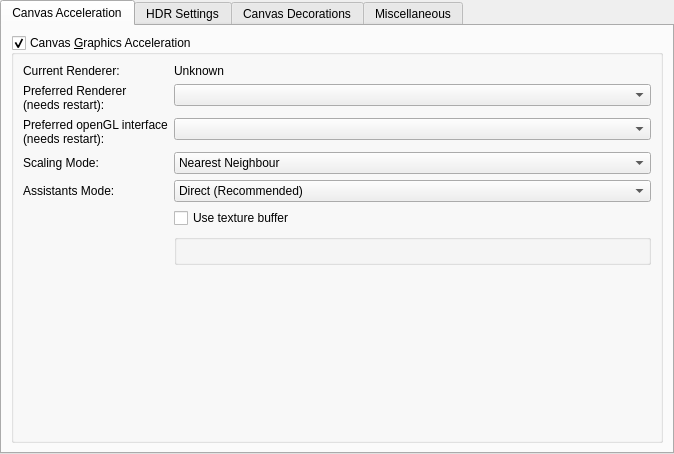
<?xml version="1.0" encoding="UTF-8"?>
<ui version="4.0">
 <author>
    SPDX-FileCopyrightText: none
    SPDX-License-Identifier: GPL-3.0-or-later
  </author>
 <class>WdgDisplaySettings</class>
 <widget class="QWidget" name="WdgDisplaySettings">
  <property name="geometry">
   <rect>
    <x>0</x>
    <y>0</y>
    <width>674</width>
    <height>454</height>
   </rect>
  </property>
  <property name="sizePolicy">
   <sizepolicy hsizetype="MinimumExpanding" vsizetype="MinimumExpanding">
    <horstretch>0</horstretch>
    <verstretch>0</verstretch>
   </sizepolicy>
  </property>
  <property name="windowTitle">
   <string>Display</string>
  </property>
  <layout class="QVBoxLayout" name="verticalLayout">
   <property name="leftMargin">
    <number>0</number>
   </property>
   <property name="topMargin">
    <number>0</number>
   </property>
   <property name="rightMargin">
    <number>0</number>
   </property>
   <property name="bottomMargin">
    <number>0</number>
   </property>
   <item>
    <widget class="QTabWidget" name="tabWidget">
     <property name="currentIndex">
      <number>0</number>
     </property>
     <widget class="QWidget" name="CanvasAcceleration">
      <attribute name="title">
       <string>Canvas Acceleration</string>
      </attribute>
      <layout class="QGridLayout" name="gridLayout">
       <item row="0" column="0">
        <widget class="QGroupBox" name="grpOpenGL">
         <property name="sizePolicy">
          <sizepolicy hsizetype="Preferred" vsizetype="Preferred">
           <horstretch>0</horstretch>
           <verstretch>0</verstretch>
          </sizepolicy>
         </property>
         <property name="title">
          <string>Canvas &amp;Graphics Acceleration</string>
         </property>
         <property name="checkable">
          <bool>true</bool>
         </property>
         <layout class="QFormLayout" name="formLayout_4">
          <item row="0" column="0">
           <widget class="QLabel" name="label_6">
            <property name="text">
             <string>Current Renderer:</string>
            </property>
            <property name="wordWrap">
             <bool>true</bool>
            </property>
           </widget>
          </item>
          <item row="0" column="1">
           <widget class="QLabel" name="lblCurrentRenderer">
            <property name="text">
             <string>Unknown</string>
            </property>
           </widget>
          </item>
          <item row="1" column="0">
           <widget class="QLabel" name="lblPreferredRenderer">
            <property name="sizePolicy">
             <sizepolicy hsizetype="Fixed" vsizetype="Minimum">
              <horstretch>0</horstretch>
              <verstretch>0</verstretch>
             </sizepolicy>
            </property>
            <property name="text">
             <string>Preferred Renderer (needs restart):</string>
            </property>
            <property name="wordWrap">
             <bool>true</bool>
            </property>
           </widget>
          </item>
          <item row="1" column="1">
           <widget class="QComboBox" name="cmbPreferredRenderer">
            <property name="sizePolicy">
             <sizepolicy hsizetype="Preferred" vsizetype="Fixed">
              <horstretch>0</horstretch>
              <verstretch>0</verstretch>
             </sizepolicy>
            </property>
           </widget>
          </item>
          <item row="2" column="0">
           <widget class="QLabel" name="lblPreferredXcbGlApi">
            <property name="text">
             <string>Preferred openGL interface
(needs restart):</string>
            </property>
           </widget>
          </item>
          <item row="2" column="1">
           <widget class="QComboBox" name="cmbPreferredXcbGlApi"/>
          </item>
          <item row="3" column="0">
           <widget class="QLabel" name="label">
            <property name="sizePolicy">
             <sizepolicy hsizetype="Minimum" vsizetype="Minimum">
              <horstretch>0</horstretch>
              <verstretch>0</verstretch>
             </sizepolicy>
            </property>
            <property name="text">
             <string>Scaling Mode:</string>
            </property>
            <property name="wordWrap">
             <bool>true</bool>
            </property>
           </widget>
          </item>
          <item row="3" column="1">
           <widget class="QComboBox" name="cmbFilterMode">
            <property name="sizePolicy">
             <sizepolicy hsizetype="Preferred" vsizetype="Fixed">
              <horstretch>0</horstretch>
              <verstretch>0</verstretch>
             </sizepolicy>
            </property>
            <property name="currentIndex">
             <number>0</number>
            </property>
            <item>
             <property name="text">
              <string>Nearest Neighbour</string>
             </property>
            </item>
            <item>
             <property name="text">
              <string>Bilinear Filtering</string>
             </property>
            </item>
            <item>
             <property name="text">
              <string>Trilinear Filtering</string>
             </property>
            </item>
            <item>
             <property name="text">
              <string>High Quality Filtering</string>
             </property>
            </item>
           </widget>
          </item>
          <item row="4" column="0">
           <widget class="QLabel" name="lblAssistantsDrawMode">
            <property name="sizePolicy">
             <sizepolicy hsizetype="Minimum" vsizetype="Minimum">
              <horstretch>0</horstretch>
              <verstretch>0</verstretch>
             </sizepolicy>
            </property>
            <property name="text">
             <string>Assistants Mode:</string>
            </property>
            <property name="wordWrap">
             <bool>true</bool>
            </property>
           </widget>
          </item>
          <item row="4" column="1">
           <widget class="QComboBox" name="cmbAssistantsDrawMode">
            <property name="sizePolicy">
             <sizepolicy hsizetype="Preferred" vsizetype="Fixed">
              <horstretch>0</horstretch>
              <verstretch>0</verstretch>
             </sizepolicy>
            </property>
            <property name="toolTip">
             <string>&lt;html&gt;&lt;head/&gt;&lt;body&gt;&lt;p&gt;Can be used to troubleshoot performance or artifacting problems with drawing assistants.
              &lt;/p&gt;&lt;p&gt;Changing the pixmap cache size requires a restart.&lt;/p&gt;&lt;/body&gt;&lt;/html&gt;</string>
            </property>
            <property name="currentIndex">
             <number>0</number>
            </property>
            <item>
             <property name="text">
              <string>Direct (Recommended)</string>
             </property>
            </item>
            <item>
             <property name="text">
              <string>Pixmap Cache</string>
             </property>
            </item>
            <item>
             <property name="text">
              <string>Large Pixmap Cache</string>
             </property>
            </item>
           </widget>
          </item>
          <item row="5" column="1">
           <widget class="QCheckBox" name="chkUseTextureBuffer">
            <property name="sizePolicy">
             <sizepolicy hsizetype="Preferred" vsizetype="Fixed">
              <horstretch>0</horstretch>
              <verstretch>0</verstretch>
             </sizepolicy>
            </property>
            <property name="toolTip">
             <string>&lt;html&gt;&lt;head/&gt;&lt;body&gt;&lt;p&gt;Use Texture Buffering. This can be faster on some GPU/Driver combinations (like Intel) or broken on some others (like AMD/Radeon).&lt;/p&gt;&lt;/body&gt;&lt;/html&gt;</string>
            </property>
            <property name="text">
             <string>Use texture buffer</string>
            </property>
           </widget>
          </item>
          <item row="6" column="1">
           <widget class="KisWarningBlock" name="grpOpenGLWarnings">
            <property name="title">
             <string/>
            </property>
           </widget>
          </item>
          <item row="7" column="0" colspan="2">
           <spacer name="verticalSpacer">
            <property name="orientation">
             <enum>Qt::Orientation::Vertical</enum>
            </property>
            <property name="sizeHint" stdset="0">
             <size>
              <width>20</width>
              <height>40</height>
             </size>
            </property>
           </spacer>
          </item>
         </layout>
        </widget>
       </item>
      </layout>
     </widget>
     <widget class="QWidget" name="HDR">
      <property name="enabled">
       <bool>true</bool>
      </property>
      <attribute name="title">
       <string>HDR Settings</string>
      </attribute>
      <layout class="QFormLayout" name="formLayout">
       <item row="0" column="1">
        <widget class="QLabel" name="lblCurrentDisplayFormat">
         <property name="text">
          <string>Current Display Format</string>
         </property>
        </widget>
       </item>
       <item row="0" column="0">
        <widget class="QLabel" name="label_7">
         <property name="text">
          <string>Display Format:</string>
         </property>
        </widget>
       </item>
       <item row="1" column="1">
        <widget class="QLabel" name="lblCurrentRootSurfaceFormat">
         <property name="text">
          <string>Current Surface Value</string>
         </property>
        </widget>
       </item>
       <item row="1" column="0">
        <widget class="QLabel" name="label_5">
         <property name="text">
          <string>Current Output Format:</string>
         </property>
        </widget>
       </item>
       <item row="2" column="1">
        <widget class="QComboBox" name="cmbPreferedRootSurfaceFormat"/>
       </item>
       <item row="2" column="0">
        <widget class="QLabel" name="label_9">
         <property name="text">
          <string>Preferred Output Format:</string>
         </property>
        </widget>
       </item>
       <item row="3" column="1">
        <widget class="KisWarningBlock" name="grpHDRWarning">
         <property name="title">
          <string/>
         </property>
        </widget>
       </item>
       <item row="4" column="0" colspan="2">
        <spacer name="verticalSpacer_2">
         <property name="orientation">
          <enum>Qt::Orientation::Vertical</enum>
         </property>
         <property name="sizeHint" stdset="0">
          <size>
           <width>20</width>
           <height>40</height>
          </size>
         </property>
        </spacer>
       </item>
      </layout>
     </widget>
     <widget class="QWidget" name="CanvasDecoration">
      <attribute name="title">
       <string>Canvas Decorations</string>
      </attribute>
      <layout class="QFormLayout" name="formLayout_2">
       <item row="0" column="0" colspan="2">
        <widget class="QGroupBox" name="groupBox">
         <property name="title">
          <string>Transparency Checkerboard:</string>
         </property>
         <layout class="QFormLayout" name="formLayout_9">
          <item row="0" column="0">
           <widget class="QLabel" name="label_4">
            <property name="text">
             <string>Color 1:</string>
            </property>
           </widget>
          </item>
          <item row="0" column="1">
           <widget class="KisColorButton" name="colorChecks1">
            <property name="sizePolicy">
             <sizepolicy hsizetype="Fixed" vsizetype="Fixed">
              <horstretch>0</horstretch>
              <verstretch>0</verstretch>
             </sizepolicy>
            </property>
           </widget>
          </item>
          <item row="1" column="1">
           <widget class="KisColorButton" name="colorChecks2">
            <property name="sizePolicy">
             <sizepolicy hsizetype="Fixed" vsizetype="Fixed">
              <horstretch>0</horstretch>
              <verstretch>0</verstretch>
             </sizepolicy>
            </property>
           </widget>
          </item>
          <item row="1" column="0">
           <widget class="QLabel" name="label_10">
            <property name="text">
             <string>Color 2:</string>
            </property>
           </widget>
          </item>
          <item row="2" column="0">
           <widget class="QLabel" name="lblCheckSize">
            <property name="text">
             <string>Size:</string>
            </property>
           </widget>
          </item>
          <item row="2" column="1">
           <widget class="KisIntParseSpinBox" name="intCheckSize">
            <property name="suffix">
             <string> px</string>
            </property>
            <property name="maximum">
             <number>256</number>
            </property>
            <property name="value">
             <number>32</number>
            </property>
           </widget>
          </item>
         </layout>
        </widget>
       </item>
       <item row="1" column="0">
        <widget class="QLabel" name="lblCanvasBorderColor">
         <property name="text">
          <string>Canvas Border Color:</string>
         </property>
         <property name="alignment">
          <set>Qt::AlignmentFlag::AlignRight|Qt::AlignmentFlag::AlignTrailing|Qt::AlignmentFlag::AlignVCenter</set>
         </property>
        </widget>
       </item>
       <item row="1" column="1">
        <widget class="KisColorButton" name="canvasBorder">
         <property name="sizePolicy">
          <sizepolicy hsizetype="Fixed" vsizetype="Fixed">
           <horstretch>0</horstretch>
           <verstretch>0</verstretch>
          </sizepolicy>
         </property>
        </widget>
       </item>
       <item row="2" column="0" colspan="2">
        <widget class="QGroupBox" name="groupBox_2">
         <property name="title">
          <string>Pixel Grid:</string>
         </property>
         <layout class="QFormLayout" name="formLayout_3">
          <item row="0" column="0">
           <widget class="QLabel" name="label_11">
            <property name="text">
             <string>Color:</string>
            </property>
           </widget>
          </item>
          <item row="0" column="1">
           <widget class="KisColorButton" name="pixelGridColorButton">
            <property name="sizePolicy">
             <sizepolicy hsizetype="Fixed" vsizetype="Fixed">
              <horstretch>0</horstretch>
              <verstretch>0</verstretch>
             </sizepolicy>
            </property>
           </widget>
          </item>
          <item row="1" column="0">
           <widget class="QLabel" name="gridThresholdLabel">
            <property name="text">
             <string>Start showing at:</string>
            </property>
           </widget>
          </item>
          <item row="1" column="1">
           <widget class="QDoubleSpinBox" name="pixelGridDrawingThresholdBox">
            <property name="suffix">
             <string>%</string>
            </property>
            <property name="maximum">
             <double>9999.000000000000000</double>
            </property>
           </widget>
          </item>
         </layout>
        </widget>
       </item>
       <item row="3" column="0" colspan="2">
        <widget class="QGroupBox" name="groupBox_3">
         <property name="title">
          <string>Selection Overlay:</string>
         </property>
         <layout class="QFormLayout" name="formLayout_6">
          <item row="0" column="0">
           <widget class="QLabel" name="label_2">
            <property name="sizePolicy">
             <sizepolicy hsizetype="Minimum" vsizetype="Preferred">
              <horstretch>0</horstretch>
              <verstretch>0</verstretch>
             </sizepolicy>
            </property>
            <property name="text">
             <string>Outline opacity:</string>
            </property>
            <property name="alignment">
             <set>Qt::AlignmentFlag::AlignRight|Qt::AlignmentFlag::AlignTrailing|Qt::AlignmentFlag::AlignVCenter</set>
            </property>
           </widget>
          </item>
          <item row="0" column="1">
           <widget class="KisDoubleSliderSpinBox" name="sldSelectionOutlineOpacity"/>
          </item>
          <item row="1" column="0">
           <widget class="QLabel" name="label_12">
            <property name="text">
             <string>Overlay color:</string>
            </property>
           </widget>
          </item>
          <item row="1" column="1">
           <widget class="KisColorButton" name="btnSelectionOverlayColor">
            <property name="sizePolicy">
             <sizepolicy hsizetype="Fixed" vsizetype="Fixed">
              <horstretch>0</horstretch>
              <verstretch>0</verstretch>
             </sizepolicy>
            </property>
            <property name="text">
             <string/>
            </property>
           </widget>
          </item>
          <item row="2" column="0">
           <widget class="QLabel" name="label_3">
            <property name="text">
             <string>Overlay opacity:</string>
            </property>
           </widget>
          </item>
          <item row="2" column="1">
           <widget class="KisDoubleSliderSpinBox" name="sldSelectionOverlayOpacity">
            <property name="minimumSize">
             <size>
              <width>50</width>
              <height>20</height>
             </size>
            </property>
           </widget>
          </item>
         </layout>
        </widget>
       </item>
      </layout>
     </widget>
     <widget class="QWidget" name="Miscellaneous">
      <attribute name="title">
       <string>Miscellaneous</string>
      </attribute>
      <layout class="QFormLayout" name="formLayout_5">
       <item row="7" column="0" colspan="2">
        <spacer name="verticalSpacer_5">
         <property name="orientation">
          <enum>Qt::Orientation::Vertical</enum>
         </property>
         <property name="sizeHint" stdset="0">
          <size>
           <width>0</width>
           <height>0</height>
          </size>
         </property>
        </spacer>
       </item>
       <item row="0" column="1">
        <widget class="QCheckBox" name="hideScrollbars">
         <property name="text">
          <string>Hide Canvas Scrollbars</string>
         </property>
         <property name="checked">
          <bool>false</bool>
         </property>
        </widget>
       </item>
       <item row="1" column="1">
        <widget class="QCheckBox" name="chkCurveAntialiasing">
         <property name="text">
          <string>Enable curve anti-aliasing</string>
         </property>
        </widget>
       </item>
       <item row="2" column="1">
        <widget class="QCheckBox" name="chkHidePopups">
         <property name="text">
          <string>Hide layer thumbnail popup</string>
         </property>
        </widget>
       </item>
       <item row="3" column="1">
        <widget class="QCheckBox" name="chkChannelsAsColor">
         <property name="text">
          <string>Color channels in color</string>
         </property>
         <property name="checked">
          <bool>false</bool>
         </property>
        </widget>
       </item>
       <item row="4" column="1">
        <widget class="QCheckBox" name="chkSelectionOutlineAntialiasing">
         <property name="text">
          <string>Enable selection outline anti-aliasing</string>
         </property>
        </widget>
       </item>
       <item row="5" column="1">
        <widget class="QCheckBox" name="chkMoving">
         <property name="toolTip">
          <string>If checked, the checkers will move when scrolling the canvas.</string>
         </property>
         <property name="whatsThis">
          <string>Determines whether the checks will stay put or whether they will scroll together with the canvas</string>
         </property>
         <property name="text">
          <string>&amp;Move checkers when scrolling</string>
         </property>
         <property name="checked">
          <bool>true</bool>
         </property>
        </widget>
       </item>
       <item row="6" column="1">
        <widget class="QCheckBox" name="chkSmoothHighZoom">
         <property name="toolTip">
          <string>Smoothly filters the canvas image when zoomed in beyond 200%. Disable to inspect raw pixels.</string>
         </property>
         <property name="text">
          <string>Smooth rendering at high zoom</string>
         </property>
         <property name="checked">
          <bool>true</bool>
         </property>
        </widget>
       </item>
      </layout>
     </widget>
    </widget>
   </item>
  </layout>
 </widget>
 <customwidgets>
  <customwidget>
   <class>KisIntParseSpinBox</class>
   <extends>QSpinBox</extends>
   <header>kis_int_parse_spin_box.h</header>
  </customwidget>
  <customwidget>
   <class>KisDoubleSliderSpinBox</class>
   <extends>QDoubleSpinBox</extends>
   <header location="global">kis_slider_spin_box.h</header>
   <container>1</container>
  </customwidget>
  <customwidget>
   <class>KisColorButton</class>
   <extends>QPushButton</extends>
   <header>kis_color_button.h</header>
  </customwidget>
  <customwidget>
   <class>KisWarningBlock</class>
   <extends>QGroupBox</extends>
   <header location="global">kis_warning_block.h</header>
   <container>1</container>
  </customwidget>
 </customwidgets>
 <resources/>
 <connections/>
</ui>
